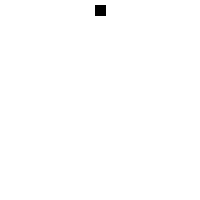
Frame 1 (no input)
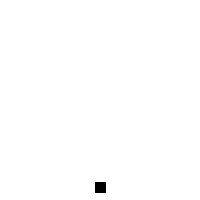
Frame 60 (the mouse pressed at the canvas centre just before this capture)
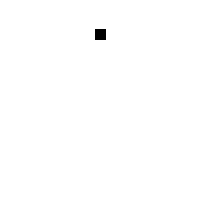
Frame 120 (the mouse held since frame 60 and released just before this capture)

The Processing sketch that drew these frames (run headless with seeded random() and noise(); from frame 60 on, the mouse is pressed at the canvas centre):

// Processing sketch: processing_177162
// ── processing_177162.pde

float x = 100;
float y = 10;

float speed = 0;
float gravity = 0.1;

void setup() {
  size(200, 200);
}

void draw() {
  background(255);
  fill(0);
  rectMode(CENTER);
  rect(x, y, 10, 10);

  speed = speed + gravity;
  y = y + speed;

  if (y > height-5) {
    speed = speed * -0.95;
  }
}
